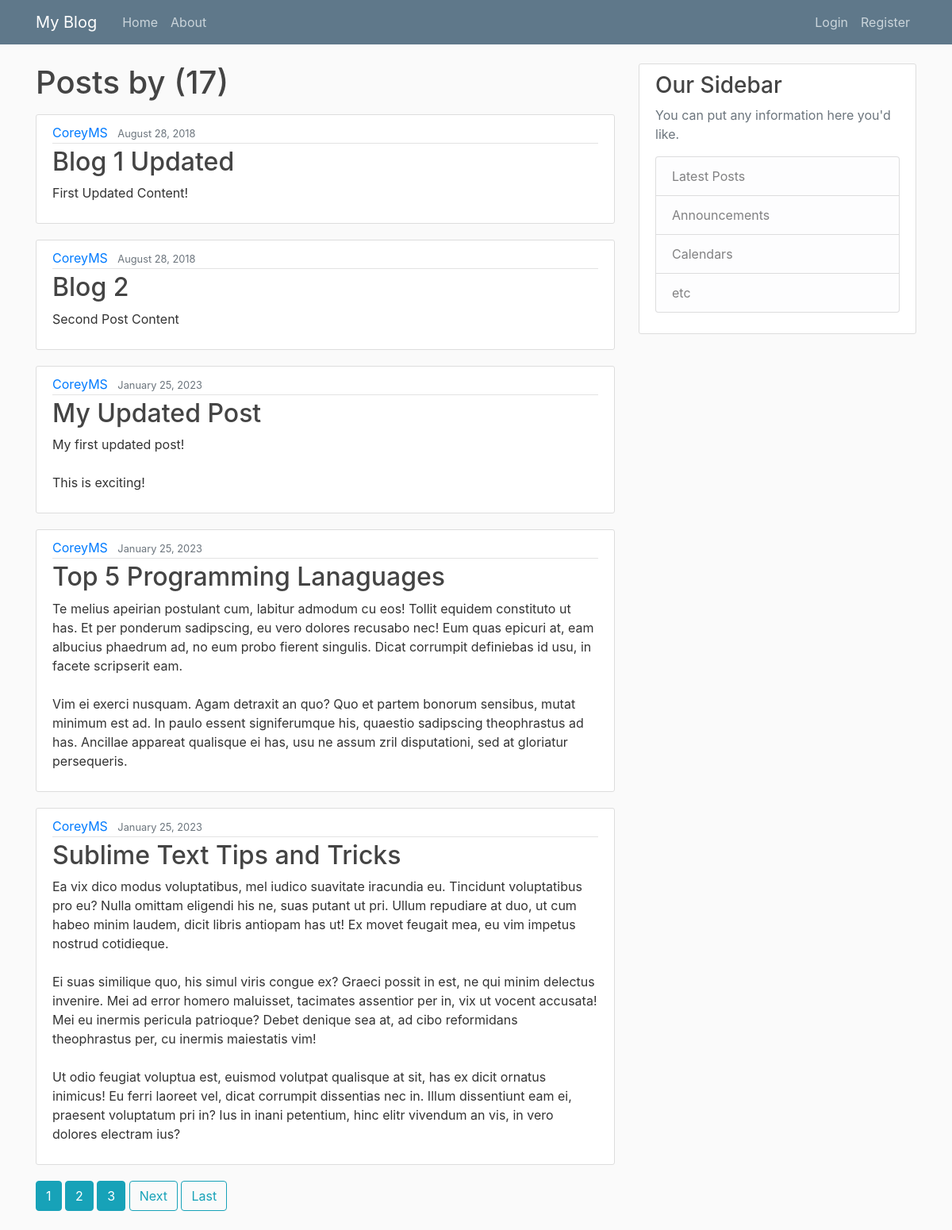
The app's page /user/CoreyMS with its own data.
### blog/models.py (models this page shows, shortened)
class Post(models.Model):
    title = models.CharField(max_length=100)
    content = models.TextField()
    date_posted = models.DateTimeField(default=timezone.now)
    author = models.ForeignKey(User, on_delete=models.CASCADE)

### blog/views.py (the view)
# urls.py: path('user/<str:username>', UserPostListView.as_view(), name='user_posts'),
class UserPostListView(ListView):
    model=Post
    template_name='blog/user_posts.html'
    context_object_name='posts'
    paginate_by=5
    def get_queryset(self):
        user = get_object_or_404(User, username=self.kwargs.get('username'))
        return Post.objects.filter(author=user).order_by('date_posted')

### blog/templates/blog/user_posts.html (shortened to what this page needs)
{% extends "blog/base.html" %}
{% block content %}
    <h1 class="mb-3">Posts by {{ view.kwargs.useranem }} ({{ page_obj.paginator.count }})</h1>
    {% for post in posts %}
        <article class="media content-section">
          <div class="media-body">
            <div class="article-metadata">
              <a class="mr-2" href="{% url 'user_posts' post.author.username %}">{{ post.author }}</a>
              <small class="text-muted">{{ post.date_posted|date:"F d, Y" }}</small>
            </div>
            <h2><a class="article-title" href={% url 'post_detail' post.id %}>{{ post.title }}</a></h2>
            <p class="article-content">{{ post.content }}</p>
          </div>
        </article>
    {% endfor %}
    {% if is_paginated %}
      {% for num in page_obj.paginator.page_range %}
        {% if page_obj.number == num %}
          <a class="btn btn-info mb-4" href="{{num}}">{{num}}</a>
        {% elif num > page_obj.number|add:'-3' and num < page_obj.number|add:'3' %}
          <a class="btn btn-info mb-4" href="?page={{num}}">{{num}}</a>
        {% endif %}
      {% endfor %}
      {% if page_obj.has_next %}
        <a class="btn btn-outline-info mb-4" href="?page={{ page_obj.next_page_number}}">Next</a>
        <a class="btn btn-outline-info mb-4" href="?page={{ page_obj.paginator.num_pages }}">Last</a>
      {% endif %}
    {% endif %}
{% endblock content %}

### blog/static/blog/main.css (style rules this page uses)
body { background: #fafafa; color: #333333; margin-top: 5rem; }
h1, h2, h3, h4, h5, h6 { color: #444444; }
.content-section { background: #ffffff; padding: 10px 20px; border: 1px solid #dddddd; border-radius: 3px; margin-bottom: 20px; }
.article-title { color: #444444; }
.article-content { white-space: pre-line; }
.article-metadata { padding-bottom: 1px; margin-bottom: 4px; border-bottom: 1px solid #e3e3e3 }

### records on screen
Post: author "CoreyMS", date_posted "August 28, 2018", title "Blog 1 Updated", content "First Updated Content!"
Post: author "CoreyMS", date_posted "August 28, 2018", title "Blog 2", content "Second Post Content"
Post: author "CoreyMS", date_posted "January 25, 2023", title "My Updated Post", content "My first updated post! This is exciting!"
Post: author "CoreyMS", date_posted "January 25, 2023", title "Top 5 Programming Lanaguages", content "Te melius apeirian postulant cum, labitur admodum cu eos! Tollit equidem constituto ut has. Et per ponderum sadipscing, eu vero dolores recusabo nec! Eum quas epicuri at, eam albucius phaedrum ad, no eum probo fierent singulis. Dicat corrumpit definiebas id usu, in facete scripserit eam. Vim ei exerci nusquam. Agam detraxit an quo? Quo et partem bonorum sensibus, mutat minimum est ad. In paulo essent signiferumque his, quaestio sadipscing theophrastus ad has. Ancillae appareat qualisque ei has, usu ne assum zril disputationi, sed at gloriatur persequeris."
Post: author "CoreyMS", date_posted "January 25, 2023", title "Sublime Text Tips and Tricks", content "Ea vix dico modus voluptatibus, mel iudico suavitate iracundia eu. Tincidunt voluptatibus pro eu? Nulla omittam eligendi his ne, suas putant ut pri. Ullum repudiare at duo, ut cum habeo minim laudem, dicit libris antiopam has ut! Ex movet feugait mea, eu vim impetus nostrud cotidieque. Ei suas similique quo, his simul viris congue ex? Graeci possit in est, ne qui minim delectus invenire. Mei ad error homero maluisset, tacimates assentior per in, vix ut vocent accusata! Mei eu inermis pericula patrioque? Debet denique sea at, ad cibo reformidans theophrastus per, cu inermis maiestatis vim! Ut odio feugiat voluptua est, euismod volutpat qualisque at sit, has ex dicit ornatus inimicus! Eu…"

### other values on screen
{{ page_obj.paginator.count }} "17"
{{ num }} "1"
{{ num }} "2" "3"
